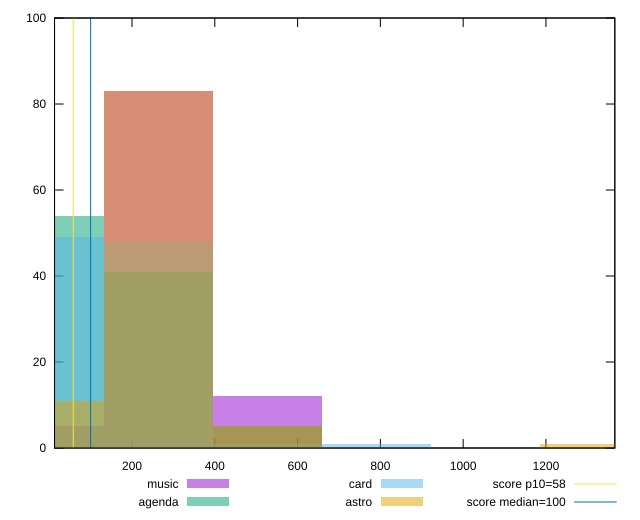

gnuplot code for this plot:
reset

$music <<EOF
263.467441125985 83
526.93488225197 12
0 5
EOF

$agenda <<EOF
526.93488225197 5
0 54
263.467441125985 41
EOF

$card <<EOF
263.467441125985 48
0 49
790.4023233779549 1
526.93488225197 1
EOF

$astro <<EOF
0 11
263.467441125985 83
526.93488225197 5
1317.337205629925 1
EOF

set key outside below
set boxwidth 263.467441125985
set xrange [12.8:1366.3999999999994]
set yrange [0:100]
set trange [0:100]
set style fill transparent solid 0.5 noborder

set parametric
set terminal svg size 640, 520 enhanced background rgb 'white'
set output "reports/report_00027_2021-02-24T12-40-31.850Z/estimated-input-latency/comparison/histogram/all_raw.svg"

plot $music title "music" with boxes, \
     $agenda title "agenda" with boxes, \
     $card title "card" with boxes, \
     $astro title "astro" with boxes, \
     58,t title "score p10=58", \
     100,t title "score median=100"

reset
